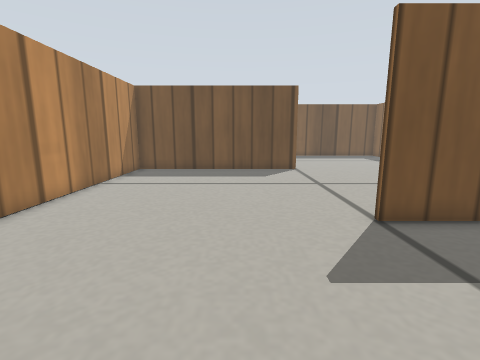
View 1 (above)

12 first-person views from a walk through a robot-simulator world made for Gazebo. The camera is 0.22 m above the floor, tilts 10° down and sees 85° across. The floor is counted in squares, 0.1 m on a side. Each view is taken from the middle of a square. On the plan, view 1 faces up. The plan holds only what a view shows up to about 17 squares ahead; the rest is blank. Gazebo's built-in surfaces are drawn with simple patterns.

View 2
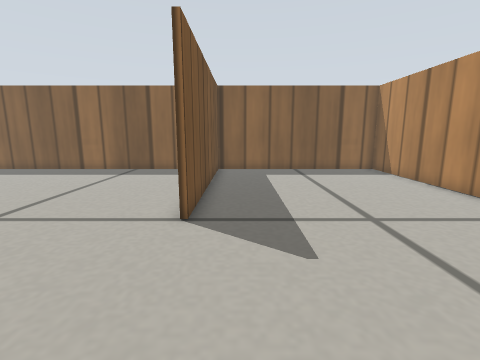

View 3
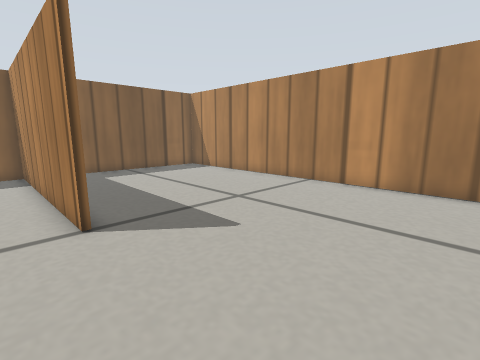

View 4
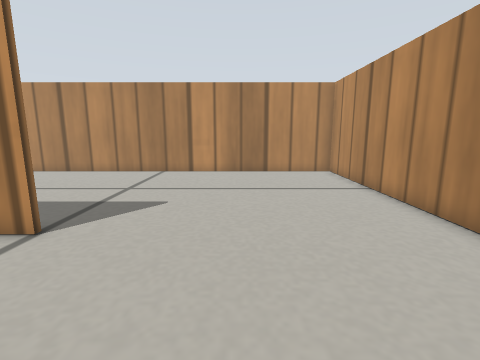

View 5
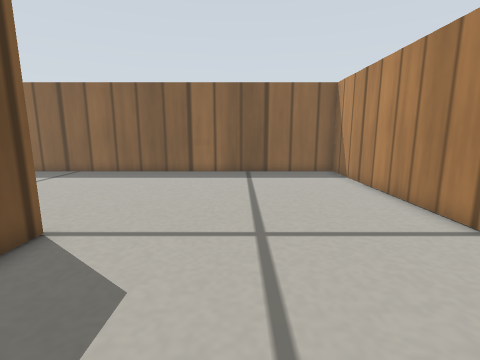

View 6
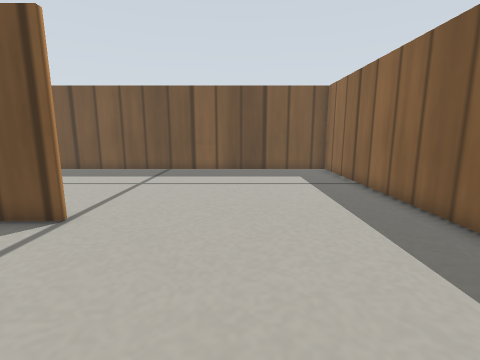

View 7
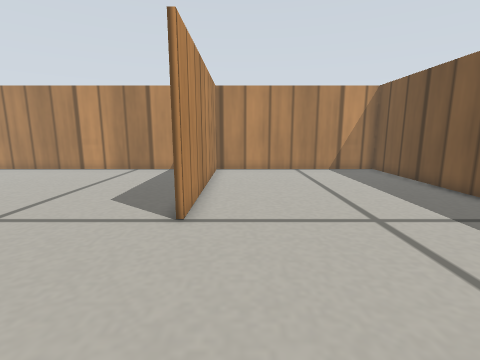

View 8
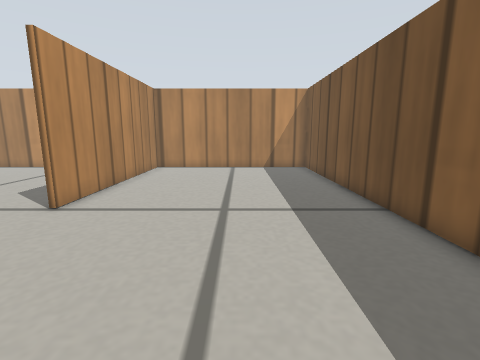

View 9
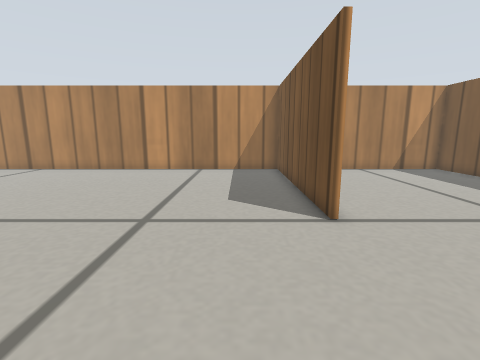

View 10
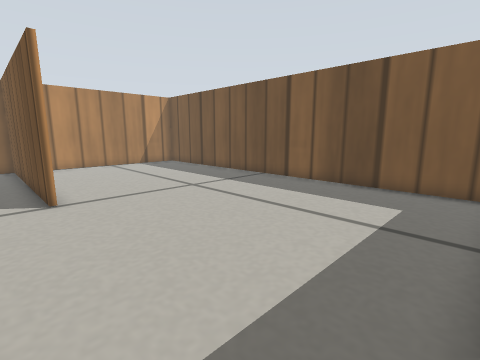

View 11
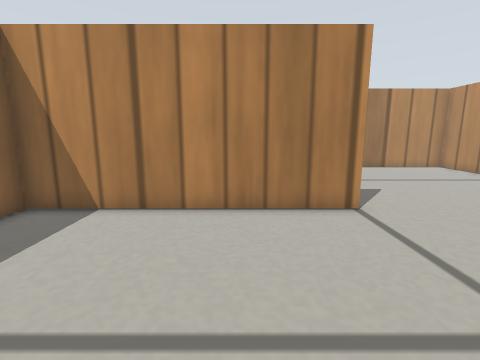

View 12
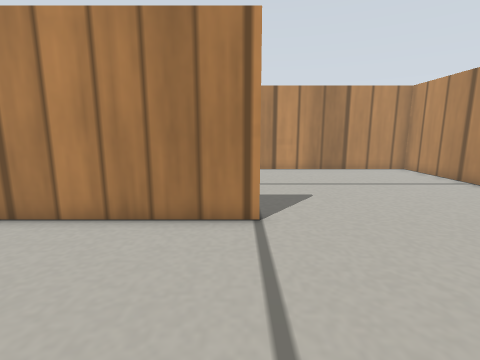

### Floor plan
Ten units are one square. View 1 is at (0, 0); x grows to the right and y downward. Boxes are objects, and circles mark ways between rooms. Rooms are numbered by the first view taken in them; rooms with no view inside come last. Other rooms are left out.
<svg viewBox="-68 -268 206 306">
<path fill="none" stroke="#000" d="M-63 -64 -63 33 133 33 133 -63 35 -63M34 -65 133 -65 133 -164M36 -163 -63 -163 -63 -64M133 -164 133 -263 -63 -263 -63 -166 35 -166"/>
<circle cx="-15" cy="-60" r="3" fill="#2a7"/>
<circle cx="85" cy="-160" r="3" fill="#2a7"/>
<text x="30" y="-10">1</text>
<text x="40" y="-110">2</text>
<text x="30" y="-220">3</text>
</svg>
Room 1 opens to room 2. Room 2 opens to room 3.

Where each view was taken, in squares from view 1:
view 1: 0 up, 0 right, facing up
view 2: 5 up, 3 left, facing right
view 3: 8 up, 3 left, facing down-right
view 4: 12 up, 1 left, facing down
view 5: 12 up, 2 left, facing right
view 6: 10 up, 8 right, facing up
view 7: 18 up, 10 right, facing left
view 8: 22 up, 11 right, facing left
view 9: 14 up, 10 right, facing left
view 10: 15 up, 13 right, facing up-left
view 11: 14 up, 7 right, facing down
view 12: 13 up, 4 right, facing down
